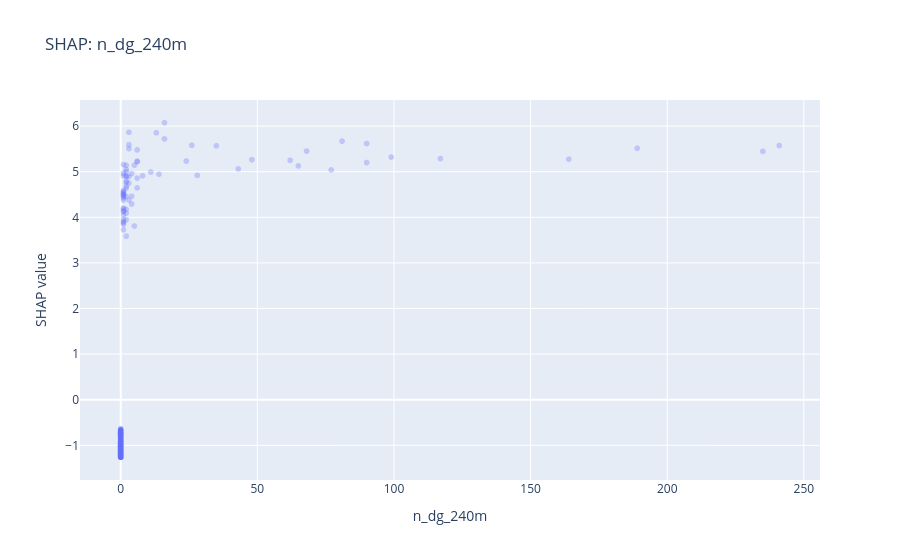
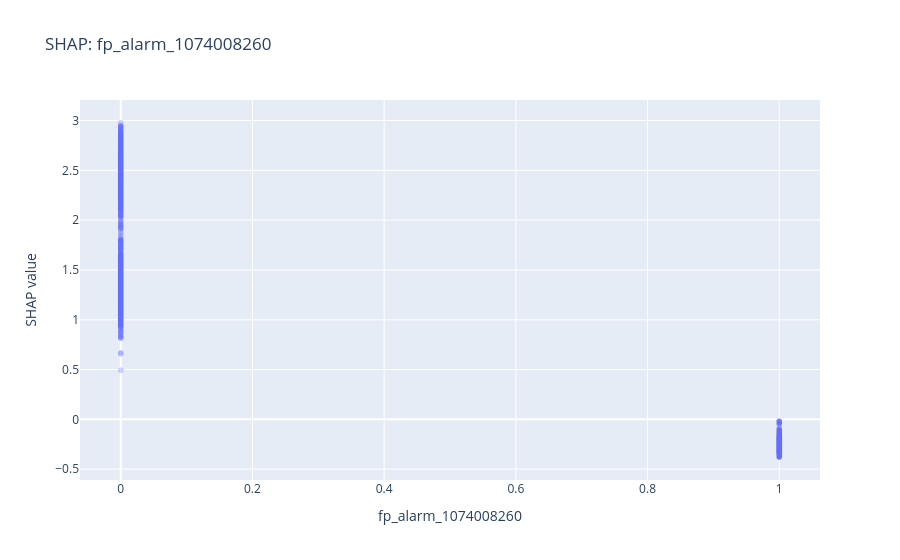
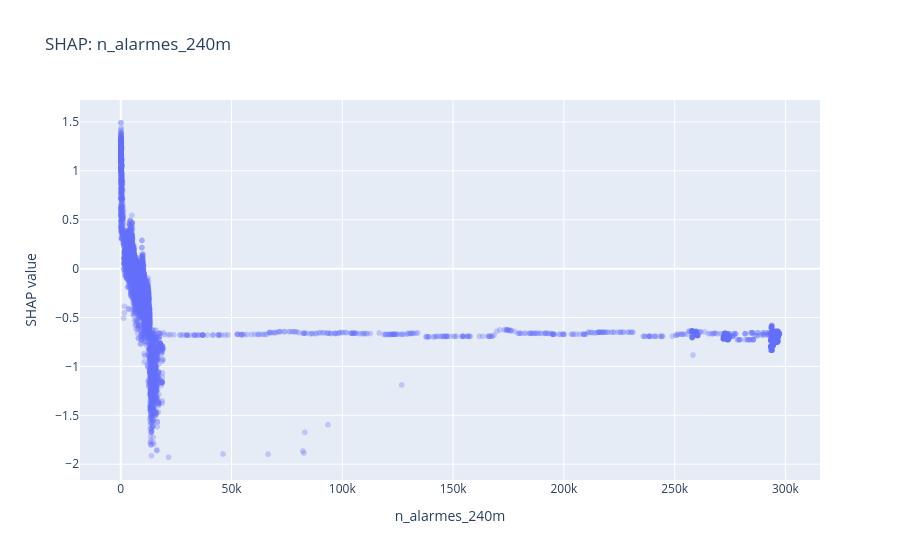
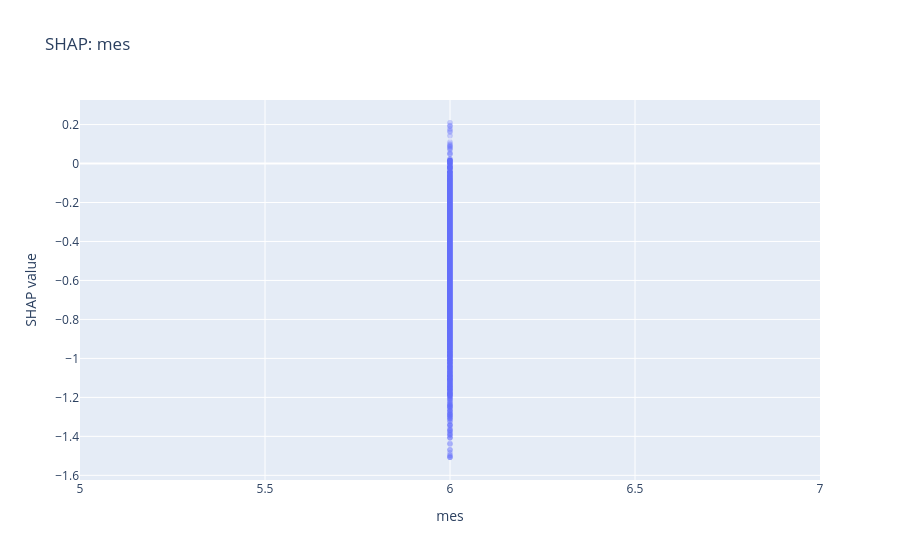

The notebook cell saved with these charts, in order:
### Code cell
# SHAP beeswarm-style: scatter dos valores SHAP vs feature value (top-10)
top10_features = mean_abs_shap.head(10).index.tolist()

for feat in top10_features[:5]:  # primeiras 5 para não sobrecarregar o notebook
    feat_idx = list(X_shap.columns).index(feat)
    shap_col = shap_vals[:, feat_idx]
    feat_values = X_shap[feat].values

    fig_s = px.scatter(
        x=feat_values, y=shap_col,
        opacity=0.3,
        labels={'x': feat, 'y': 'SHAP value'},
        title=f'SHAP: {feat}',
    )
    fig_s.show()

### Figure 1 — Plotly figure (JSON) as saved in the notebook; plotly's stock layout.template omitted (floating-point values rounded to 4 significant figures; data arrays with more than 128 entries replaced by an {"elided": "..."} marker saying what was removed)
{"data": [{"hovertemplate": "n_dg_240m=%{x}<br>SHAP value=%{y}<extra></extra>", "legendgroup": "", "marker": {"color": "#636efa", "opacity": 0.3, "symbol": "circle"}, "mode": "markers", "name": "", "showlegend": false, "type": "scattergl", "x": {"elided": "10000 float values"}, "xaxis": "x", "y": {"elided": "10000 float values"}, "yaxis": "y"}], "layout": {"legend": {"tracegroupgap": 0}, "title": {"text": "SHAP: n_dg_240m"}, "xaxis": {"anchor": "y", "domain": [0.0, 1.0], "title": {"text": "n_dg_240m"}}, "yaxis": {"anchor": "x", "domain": [0.0, 1.0], "title": {"text": "SHAP value"}}}}

### Figure 2 — Plotly figure (JSON) as saved in the notebook; plotly's stock layout.template omitted (floating-point values rounded to 4 significant figures; data arrays with more than 128 entries replaced by an {"elided": "..."} marker saying what was removed)
{"data": [{"hovertemplate": "fp_alarm_1074008260=%{x}<br>SHAP value=%{y}<extra></extra>", "legendgroup": "", "marker": {"color": "#636efa", "opacity": 0.3, "symbol": "circle"}, "mode": "markers", "name": "", "showlegend": false, "type": "scattergl", "x": {"elided": "10000 float values"}, "xaxis": "x", "y": {"elided": "10000 float values"}, "yaxis": "y"}], "layout": {"legend": {"tracegroupgap": 0}, "title": {"text": "SHAP: fp_alarm_1074008260"}, "xaxis": {"anchor": "y", "domain": [0.0, 1.0], "title": {"text": "fp_alarm_1074008260"}}, "yaxis": {"anchor": "x", "domain": [0.0, 1.0], "title": {"text": "SHAP value"}}}}

### Figure 3 — Plotly figure (JSON) as saved in the notebook; plotly's stock layout.template omitted (floating-point values rounded to 4 significant figures; data arrays with more than 128 entries replaced by an {"elided": "..."} marker saying what was removed)
{"data": [{"hovertemplate": "n_alarmes_240m=%{x}<br>SHAP value=%{y}<extra></extra>", "legendgroup": "", "marker": {"color": "#636efa", "opacity": 0.3, "symbol": "circle"}, "mode": "markers", "name": "", "showlegend": false, "type": "scattergl", "x": {"elided": "10000 float values"}, "xaxis": "x", "y": {"elided": "10000 float values"}, "yaxis": "y"}], "layout": {"legend": {"tracegroupgap": 0}, "title": {"text": "SHAP: n_alarmes_240m"}, "xaxis": {"anchor": "y", "domain": [0.0, 1.0], "title": {"text": "n_alarmes_240m"}}, "yaxis": {"anchor": "x", "domain": [0.0, 1.0], "title": {"text": "SHAP value"}}}}

### Figure 4 — Plotly figure (JSON) as saved in the notebook; plotly's stock layout.template omitted (floating-point values rounded to 4 significant figures; data arrays with more than 128 entries replaced by an {"elided": "..."} marker saying what was removed)
{"data": [{"hovertemplate": "mes=%{x}<br>SHAP value=%{y}<extra></extra>", "legendgroup": "", "marker": {"color": "#636efa", "opacity": 0.3, "symbol": "circle"}, "mode": "markers", "name": "", "showlegend": false, "type": "scattergl", "x": {"elided": "10000 float values"}, "xaxis": "x", "y": {"elided": "10000 float values"}, "yaxis": "y"}], "layout": {"legend": {"tracegroupgap": 0}, "title": {"text": "SHAP: mes"}, "xaxis": {"anchor": "y", "domain": [0.0, 1.0], "title": {"text": "mes"}}, "yaxis": {"anchor": "x", "domain": [0.0, 1.0], "title": {"text": "SHAP value"}}}}
